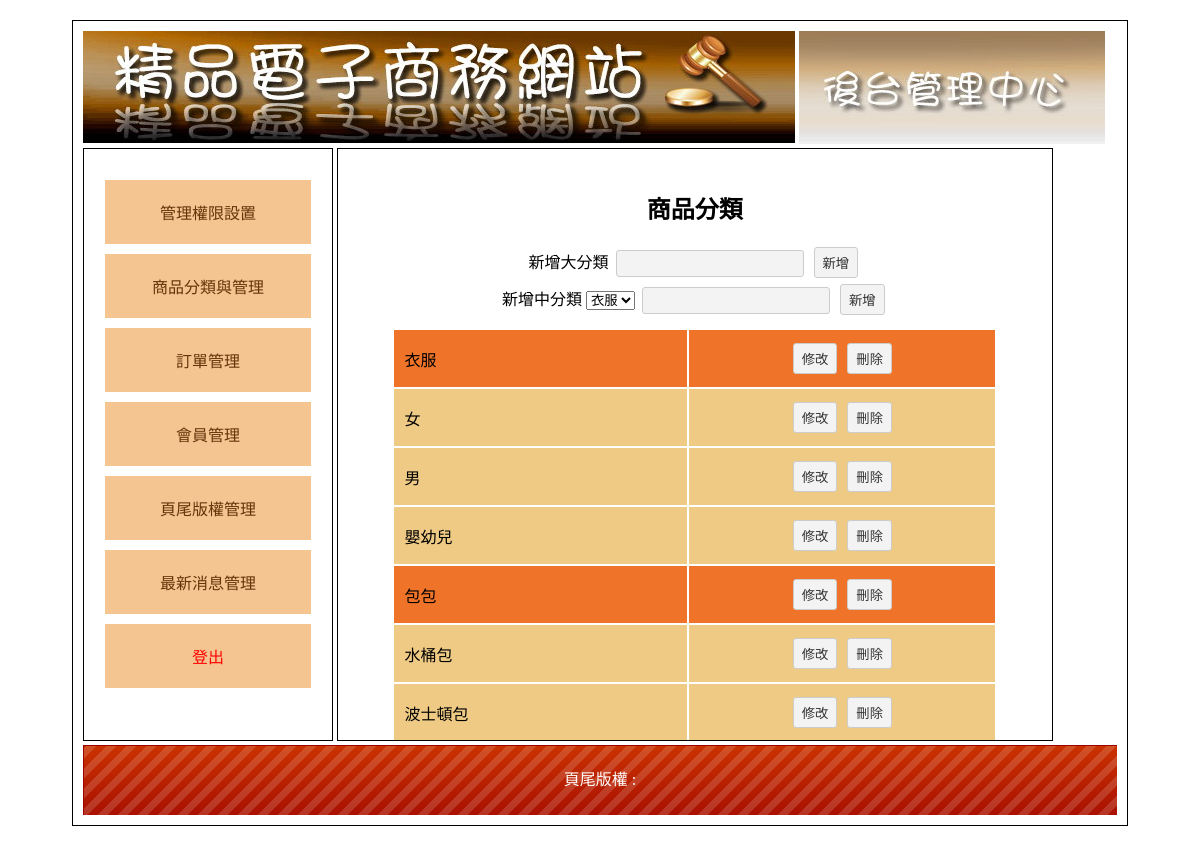
Page /back.php?do=th on the committed database.
### tables this page shows
CREATE TABLE `type` (
  `id` int(10) UNSIGNED NOT NULL,
  `name` text NOT NULL,
  `big_id` int(2) NOT NULL
);

### api/db.php (called while the page is built, shortened)
<?php
class DB{
    private $dsn = "mysql:host=localhost;dbname=db04_1;charset=utf8;";
    private $pdo;
    private $table;
    function __construct($table){
        $this->table = $table;
        $this->pdo = new PDO($this->dsn,'root','');
    }
    private function array_to_sql($array){
        $tmp =[];
        foreach ($array as $key => $value) {
            $tmp[] = "`$key`='$value'";
        }
        return $tmp;
    }
    function all(...$arg){
        $sql = "SELECT * FROM `{$this->table}` ";
        if (isset($arg[0])) {
            if (is_array($arg[0])) {
                $tmp = $this->array_to_sql($arg[0]);
                $sql .= " WHERE " . join(" AND ", $tmp);
            }
            else {
                $sql .= $arg[0];
            }
        }
        return $this->pdo->query($sql)->fetchAll(PDO::FETCH_ASSOC);
    }
}
$Type= new DB("type");
?>

### back/th.php (the view, shortened to what this page needs)
<h2 class="ct">商品分類</h2>
<div class="ct">
    新增大分類
    <input type="text" name="big" id="big">
    <button onclick="saveType('big')">新增</button>
</div>
<div class="ct">
    新增中分類
    <select name="bigs" id="bigs">
        <?php
            $bigs=$Type->all(['big_id'=>0]);
            foreach ($bigs as $big) {
                echo "<option value='{$big['id']}'>{$big['name']}</option>";
            }
        ?>
    </select>
    <input type="text" name="mid" id="mid">
    <button onclick="saveType('mid')">新增</button>
</div>
<table class="all">
    <?php
        $bigs = $Type->all(['big_id'=>0]);
        foreach ($bigs as $big) :
    ?>
    <tr class="tt">
        <td><?=$big['name']?></td>
        <td class="ct">
            <button onclick="edit(<?=$big['id']?>,'<?=$big['name']?>')">修改</button>
            <button onclick="del(<?=$big['id']?>,'type')">刪除</button>
        </td>
    </tr>
    <?php
        $mids = $Type->all(['big_id'=>$big['id']]);
        foreach ($mids as $mid) :
    ?>
        <tr class="pp">
            <td><?=$mid['name']?></td>
            <td class="ct">
            <button onclick="edit(<?=$mid['id']?>)">修改</button>
            <button onclick="del(<?=$mid['id']?>,'type')">刪除</button>
            </td>
        </tr>
    <?php
        endforeach
    ?>
    <?php
        endforeach
    ?>
</table>

### jscs/css.css (style rules this page uses)
body { font-family:"微軟正黑體"; }
.ct { text-align:center; }
.all { width:90%; margin:10px auto 10px auto; }
.all td { min-width:100px; padding:10px; }
.tt { background:#EF7429; }
.tt td { background:#EF7429; }
.pp { background:#EFCA85; }
.pp td { background:#EFCA85; }
input[type=text],input[type=password],input[type=submit],button,.button,input[type=reset],input[type=button],select，textarea,input[type=number] { background:#F3F3F3; border:#CCC 1px solid; border-radius:3px; padding:5px 8px 5px 8px; text-decoration:none; margin:3px; color:#333; }
input[type=text],input[type=password] { width:170px; }

### rows in the picture
type: name "衣服"
type: name "女"
type: name "男"
type: name "嬰幼兒"
type: name "包包"
type: name "水桶包"
type: name "波士頓包"

### other values in the picture
form field bigs "衣服"
